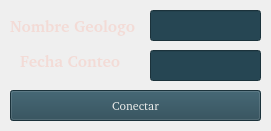
     <widget class="QWidget" name="widget_2" native="true">
      <property name="geometry">
       <rect>
        <x>480</x>
        <y>60</y>
        <width>271</width>
        <height>131</height>
       </rect>
      </property>
      <widget class="QLineEdit" name="elemnt_input_4">
       <property name="geometry">
        <rect>
         <x>150</x>
         <y>10</y>
         <width>111</width>
         <height>31</height>
        </rect>
       </property>
       <property name="palette">
        <palette>
         <active>
          <colorrole role="Button">
           <brush brushstyle="SolidPattern">
            <color alpha="255">
             <red>38</red>
             <green>70</green>
             <blue>83</blue>
            </color>
           </brush>
          </colorrole>
          <colorrole role="Text">
           <brush brushstyle="SolidPattern">
            <color alpha="255">
             <red>238</red>
             <green>238</green>
             <blue>236</blue>
            </color>
           </brush>
          </colorrole>
          <colorrole role="Base">
           <brush brushstyle="SolidPattern">
            <color alpha="255">
             <red>38</red>
             <green>70</green>
             <blue>83</blue>
            </color>
           </brush>
          </colorrole>
          <colorrole role="Window">
           <brush brushstyle="SolidPattern">
            <color alpha="255">
             <red>38</red>
             <green>70</green>
             <blue>83</blue>
            </color>
           </brush>
          </colorrole>
         </active>
         <inactive>
          <colorrole role="Button">
           <brush brushstyle="SolidPattern">
            <color alpha="255">
             <red>38</red>
             <green>70</green>
             <blue>83</blue>
            </color>
           </brush>
          </colorrole>
          <colorrole role="Text">
           <brush brushstyle="SolidPattern">
            <color alpha="255">
             <red>238</red>
             <green>238</green>
             <blue>236</blue>
            </color>
           </brush>
          </colorrole>
          <colorrole role="Base">
           <brush brushstyle="SolidPattern">
            <color alpha="255">
             <red>38</red>
             <green>70</green>
             <blue>83</blue>
            </color>
           </brush>
          </colorrole>
          <colorrole role="Window">
           <brush brushstyle="SolidPattern">
            <color alpha="255">
             <red>38</red>
             <green>70</green>
             <blue>83</blue>
            </color>
           </brush>
          </colorrole>
         </inactive>
         <disabled>
          <colorrole role="Button">
           <brush brushstyle="SolidPattern">
            <color alpha="255">
             <red>38</red>
             <green>70</green>
             <blue>83</blue>
            </color>
           </brush>
          </colorrole>
          <colorrole role="Text">
           <brush brushstyle="SolidPattern">
            <color alpha="255">
             <red>190</red>
             <green>190</green>
             <blue>190</blue>
            </color>
           </brush>
          </colorrole>
          <colorrole role="Base">
           <brush brushstyle="SolidPattern">
            <color alpha="255">
             <red>38</red>
             <green>70</green>
             <blue>83</blue>
            </color>
           </brush>
          </colorrole>
          <colorrole role="Window">
           <brush brushstyle="SolidPattern">
            <color alpha="255">
             <red>38</red>
             <green>70</green>
             <blue>83</blue>
            </color>
           </brush>
          </colorrole>
         </disabled>
        </palette>
       </property>
       <property name="font">
        <font>
         <family>Bitstream Charter</family>
        </font>
       </property>
      </widget>
      <widget class="QPushButton" name="next_button_3">
       <property name="geometry">
        <rect>
         <x>10</x>
         <y>90</y>
         <width>251</width>
         <height>31</height>
        </rect>
       </property>
       <property name="palette">
        <palette>
         <active>
          <colorrole role="Button">
           <brush brushstyle="SolidPattern">
            <color alpha="255">
             <red>38</red>
             <green>70</green>
             <blue>83</blue>
            </color>
           </brush>
          </colorrole>
          <colorrole role="ButtonText">
           <brush brushstyle="SolidPattern">
            <color alpha="255">
             <red>238</red>
             <green>238</green>
             <blue>236</blue>
            </color>
           </brush>
          </colorrole>
          <colorrole role="Base">
           <brush brushstyle="SolidPattern">
            <color alpha="255">
             <red>38</red>
             <green>70</green>
             <blue>83</blue>
            </color>
           </brush>
          </colorrole>
          <colorrole role="Window">
           <brush brushstyle="SolidPattern">
            <color alpha="255">
             <red>38</red>
             <green>70</green>
             <blue>83</blue>
            </color>
           </brush>
          </colorrole>
         </active>
         <inactive>
          <colorrole role="Button">
           <brush brushstyle="SolidPattern">
            <color alpha="255">
             <red>38</red>
             <green>70</green>
             <blue>83</blue>
            </color>
           </brush>
          </colorrole>
          <colorrole role="ButtonText">
           <brush brushstyle="SolidPattern">
            <color alpha="255">
             <red>238</red>
             <green>238</green>
             <blue>236</blue>
            </color>
           </brush>
          </colorrole>
          <colorrole role="Base">
           <brush brushstyle="SolidPattern">
            <color alpha="255">
             <red>38</red>
             <green>70</green>
             <blue>83</blue>
            </color>
           </brush>
          </colorrole>
          <colorrole role="Window">
           <brush brushstyle="SolidPattern">
            <color alpha="255">
             <red>38</red>
             <green>70</green>
             <blue>83</blue>
            </color>
           </brush>
          </colorrole>
         </inactive>
         <disabled>
          <colorrole role="Button">
           <brush brushstyle="SolidPattern">
            <color alpha="255">
             <red>38</red>
             <green>70</green>
             <blue>83</blue>
            </color>
           </brush>
          </colorrole>
          <colorrole role="ButtonText">
           <brush brushstyle="SolidPattern">
            <color alpha="255">
             <red>190</red>
             <green>190</green>
             <blue>190</blue>
            </color>
           </brush>
          </colorrole>
          <colorrole role="Base">
           <brush brushstyle="SolidPattern">
            <color alpha="255">
             <red>38</red>
             <green>70</green>
             <blue>83</blue>
            </color>
           </brush>
          </colorrole>
          <colorrole role="Window">
           <brush brushstyle="SolidPattern">
            <color alpha="255">
             <red>38</red>
             <green>70</green>
             <blue>83</blue>
            </color>
           </brush>
          </colorrole>
         </disabled>
        </palette>
       </property>
       <property name="font">
        <font>
         <family>Bitstream Charter</family>
         <weight>50</weight>
         <italic>false</italic>
         <bold>false</bold>
         <strikeout>false</strikeout>
        </font>
       </property>
       <property name="text">
        <string>Conectar</string>
       </property>
      </widget>
      <widget class="QLabel" name="create_element_label_5">
       <property name="geometry">
        <rect>
         <x>10</x>
         <y>10</y>
         <width>131</width>
         <height>31</height>
        </rect>
       </property>
       <property name="palette">
        <palette>
         <active>
          <colorrole role="WindowText">
           <brush brushstyle="SolidPattern">
            <color alpha="255">
             <red>243</red>
             <green>219</green>
             <blue>214</blue>
            </color>
           </brush>
          </colorrole>
          <colorrole role="Button">
           <brush brushstyle="SolidPattern">
            <color alpha="255">
             <red>38</red>
             <green>70</green>
             <blue>83</blue>
            </color>
           </brush>
          </colorrole>
          <colorrole role="Base">
           <brush brushstyle="SolidPattern">
            <color alpha="255">
             <red>38</red>
             <green>70</green>
             <blue>83</blue>
            </color>
           </brush>
          </colorrole>
          <colorrole role="Window">
           <brush brushstyle="SolidPattern">
            <color alpha="255">
             <red>38</red>
             <green>70</green>
             <blue>83</blue>
            </color>
           </brush>
          </colorrole>
         </active>
         <inactive>
          <colorrole role="WindowText">
           <brush brushstyle="SolidPattern">
            <color alpha="255">
             <red>243</red>
             <green>219</green>
             <blue>214</blue>
            </color>
           </brush>
          </colorrole>
          <colorrole role="Button">
           <brush brushstyle="SolidPattern">
            <color alpha="255">
             <red>38</red>
             <green>70</green>
             <blue>83</blue>
            </color>
           </brush>
          </colorrole>
          <colorrole role="Base">
           <brush brushstyle="SolidPattern">
            <color alpha="255">
             <red>38</red>
             <green>70</green>
             <blue>83</blue>
            </color>
           </brush>
          </colorrole>
          <colorrole role="Window">
           <brush brushstyle="SolidPattern">
            <color alpha="255">
             <red>38</red>
             <green>70</green>
             <blue>83</blue>
            </color>
           </brush>
          </colorrole>
         </inactive>
         <disabled>
          <colorrole role="WindowText">
           <brush brushstyle="SolidPattern">
            <color alpha="255">
             <red>190</red>
             <green>190</green>
             <blue>190</blue>
            </color>
           </brush>
          </colorrole>
          <colorrole role="Button">
           <brush brushstyle="SolidPattern">
            <color alpha="255">
             <red>38</red>
             <green>70</green>
             <blue>83</blue>
            </color>
           </brush>
          </colorrole>
          <colorrole role="Base">
           <brush brushstyle="SolidPattern">
            <color alpha="255">
             <red>38</red>
             <green>70</green>
             <blue>83</blue>
            </color>
           </brush>
          </colorrole>
          <colorrole role="Window">
           <brush brushstyle="SolidPattern">
            <color alpha="255">
             <red>38</red>
             <green>70</green>
             <blue>83</blue>
            </color>
           </brush>
          </colorrole>
         </disabled>
        </palette>
       </property>
       <property name="font">
        <font>
         <family>Bitstream Charter</family>
         <pointsize>12</pointsize>
         <weight>75</weight>
         <bold>true</bold>
         <kerning>true</kerning>
        </font>
       </property>
       <property name="text">
        <string>Nombre Geologo</string>
       </property>
      </widget>
      <widget class="QLabel" name="create_element_label_6">
       <property name="geometry">
        <rect>
         <x>20</x>
         <y>50</y>
         <width>131</width>
         <height>21</height>
        </rect>
       </property>
       <property name="palette">
        <palette>
         <active>
          <colorrole role="WindowText">
           <brush brushstyle="SolidPattern">
            <color alpha="255">
             <red>243</red>
             <green>219</green>
             <blue>214</blue>
            </color>
           </brush>
          </colorrole>
          <colorrole role="Button">
           <brush brushstyle="SolidPattern">
            <color alpha="255">
             <red>38</red>
             <green>70</green>
             <blue>83</blue>
            </color>
           </brush>
          </colorrole>
          <colorrole role="Base">
           <brush brushstyle="SolidPattern">
            <color alpha="255">
             <red>38</red>
             <green>70</green>
             <blue>83</blue>
            </color>
           </brush>
          </colorrole>
          <colorrole role="Window">
           <brush brushstyle="SolidPattern">
            <color alpha="255">
             <red>38</red>
             <green>70</green>
             <blue>83</blue>
            </color>
           </brush>
          </colorrole>
         </active>
         <inactive>
          <colorrole role="WindowText">
           <brush brushstyle="SolidPattern">
            <color alpha="255">
             <red>243</red>
             <green>219</green>
             <blue>214</blue>
            </color>
           </brush>
          </colorrole>
          <colorrole role="Button">
           <brush brushstyle="SolidPattern">
            <color alpha="255">
             <red>38</red>
             <green>70</green>
             <blue>83</blue>
            </color>
           </brush>
          </colorrole>
          <colorrole role="Base">
           <brush brushstyle="SolidPattern">
            <color alpha="255">
             <red>38</red>
             <green>70</green>
             <blue>83</blue>
            </color>
           </brush>
          </colorrole>
          <colorrole role="Window">
           <brush brushstyle="SolidPattern">
            <color alpha="255">
             <red>38</red>
             <green>70</green>
             <blue>83</blue>
            </color>
           </brush>
          </colorrole>
         </inactive>
         <disabled>
          <colorrole role="WindowText">
           <brush brushstyle="SolidPattern">
            <color alpha="255">
             <red>190</red>
             <green>190</green>
             <blue>190</blue>
            </color>
           </brush>
          </colorrole>
          <colorrole role="Button">
           <brush brushstyle="SolidPattern">
            <color alpha="255">
             <red>38</red>
             <green>70</green>
             <blue>83</blue>
            </color>
           </brush>
          </colorrole>
          <colorrole role="Base">
           <brush brushstyle="SolidPattern">
            <color alpha="255">
             <red>38</red>
             <green>70</green>
             <blue>83</blue>
            </color>
           </brush>
          </colorrole>
          <colorrole role="Window">
           <brush brushstyle="SolidPattern">
            <color alpha="255">
             <red>38</red>
             <green>70</green>
             <blue>83</blue>
            </color>
           </brush>
          </colorrole>
         </disabled>
        </palette>
       </property>
       <property name="font">
        <font>
         <family>Bitstream Charter</family>
         <pointsize>12</pointsize>
         <weight>75</weight>
         <bold>true</bold>
         <kerning>true</kerning>
        </font>
       </property>
       <property name="text">
        <string>Fecha Conteo</string>
       </property>
      </widget>
      <widget class="QLineEdit" name="elemnt_input_5">
       <property name="geometry">
        <rect>
         <x>150</x>
         <y>50</y>
         <width>111</width>
         <height>31</height>
        </rect>
       </property>
       <property name="palette">
        <palette>
         <active>
          <colorrole role="Button">
           <brush brushstyle="SolidPattern">
            <color alpha="255">
             <red>38</red>
             <green>70</green>
             <blue>83</blue>
            </color>
           </brush>
          </colorrole>
          <colorrole role="Text">
           <brush brushstyle="SolidPattern">
            <color alpha="255">
             <red>238</red>
             <green>238</green>
             <blue>236</blue>
            </color>
           </brush>
          </colorrole>
          <colorrole role="Base">
           <brush brushstyle="SolidPattern">
            <color alpha="255">
             <red>38</red>
             <green>70</green>
             <blue>83</blue>
            </color>
           </brush>
          </colorrole>
          <colorrole role="Window">
           <brush brushstyle="SolidPattern">
            <color alpha="255">
             <red>38</red>
             <green>70</green>
             <blue>83</blue>
            </color>
           </brush>
          </colorrole>
         </active>
         <inactive>
          <colorrole role="Button">
           <brush brushstyle="SolidPattern">
            <color alpha="255">
             <red>38</red>
             <green>70</green>
             <blue>83</blue>
            </color>
           </brush>
          </colorrole>
          <colorrole role="Text">
           <brush brushstyle="SolidPattern">
            <color alpha="255">
             <red>238</red>
             <green>238</green>
             <blue>236</blue>
            </color>
           </brush>
          </colorrole>
          <colorrole role="Base">
           <brush brushstyle="SolidPattern">
            <color alpha="255">
             <red>38</red>
             <green>70</green>
             <blue>83</blue>
            </color>
           </brush>
          </colorrole>
          <colorrole role="Window">
           <brush brushstyle="SolidPattern">
            <color alpha="255">
             <red>38</red>
             <green>70</green>
             <blue>83</blue>
            </color>
           </brush>
          </colorrole>
         </inactive>
         <disabled>
          <colorrole role="Button">
           <brush brushstyle="SolidPattern">
            <color alpha="255">
             <red>38</red>
             <green>70</green>
             <blue>83</blue>
            </color>
           </brush>
          </colorrole>
          <colorrole role="Text">
           <brush brushstyle="SolidPattern">
            <color alpha="255">
             <red>190</red>
             <green>190</green>
             <blue>190</blue>
            </color>
           </brush>
          </colorrole>
          <colorrole role="Base">
           <brush brushstyle="SolidPattern">
            <color alpha="255">
             <red>38</red>
             <green>70</green>
             <blue>83</blue>
            </color>
           </brush>
          </colorrole>
          <colorrole role="Window">
           <brush brushstyle="SolidPattern">
            <color alpha="255">
             <red>38</red>
             <green>70</green>
             <blue>83</blue>
            </color>
           </brush>
          </colorrole>
         </disabled>
        </palette>
       </property>
       <property name="font">
        <font>
         <family>Bitstream Charter</family>
        </font>
       </property>
      </widget>
     </widget>
